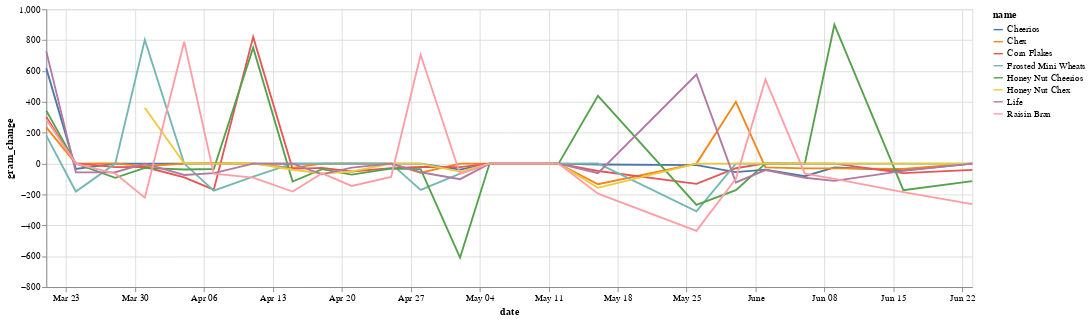

Notebook code cell kept with this figure:
### Code cell
alt.Chart(cereal_ts).mark_line().encode(
    x='date:T',
    y='gram_change:Q',
    color='name:N'
).properties(
    width = 1000
)

### Figure 1 — Vega-Lite specification as saved in the notebook (floating-point values rounded to 4 significant figures; data arrays with more than 128 entries replaced by an {"elided": "..."} marker saying what was removed)
{"config": {"view": {"continuousWidth": 300, "continuousHeight": 300}}, "data": {"name": "data-37c672eab96c862c4d928d24d2255652"}, "mark": {"type": "line"}, "encoding": {"color": {"field": "name", "type": "nominal"}, "x": {"field": "date", "type": "temporal"}, "y": {"field": "gram_change", "type": "quantitative"}}, "width": 1000, "$schema": "https://vega.github.io/schema/vega-lite/v5.20.1.json", "datasets": {"data-37c672eab96c862c4d928d24d2255652": {"elided": "189 records"}}}
